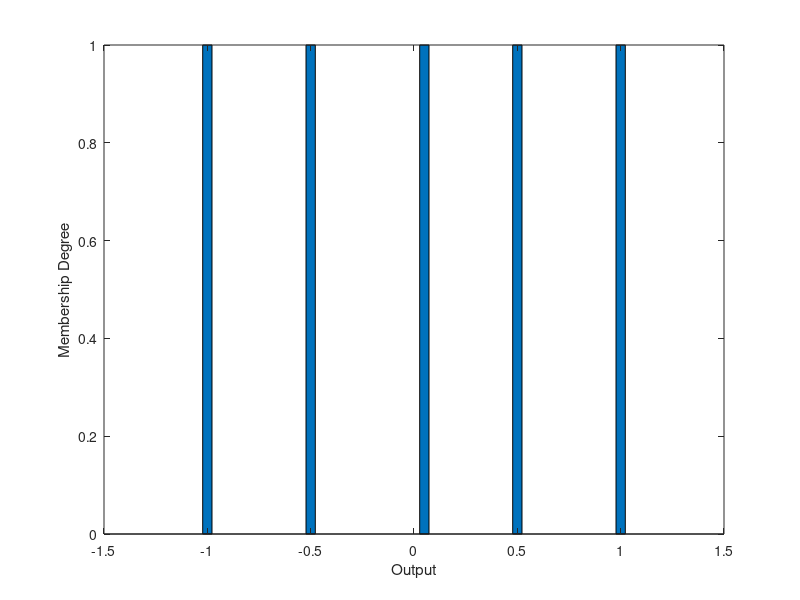

Here is the MATLAB script that generated this plot:

clear;
clc;
%init
a=[-1 -0.5 0.05 0.5 1];
%trained
% a=[-0.95 -0.2 0.4 0.65 0.77];
y=ones(size(a));
bar(a,y,0.1);hold on;
xlabel('Output');
ylabel('Membership Degree');